Frame 1 (no input): blank canvas, image omitted
Frame 60 (no input): blank canvas, image omitted
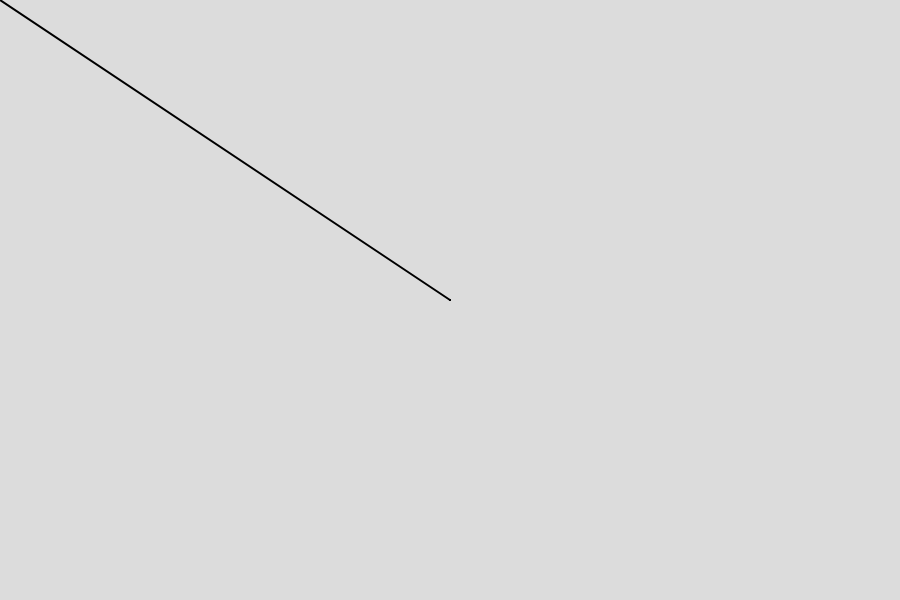
Frame 120 (the mouse pressed at the canvas centre since frame 60)

The p5.js sketch whose frames 1 and 60 were blank and that drew this single picture after the mouse press (run headless with seeded random() and noise() and a simulated clock; from frame 60 on, the mouse is pressed at the canvas centre):

// p5.js sketch
// ── sketch.js
/* drawing canvas */
let currentColor = 0;
let brushSize = 2;

function setup() {
  createCanvas(900, 600);
  background(220);
}

function draw() {
  if (keyIsPressed) {
    if (key == 'r' || key == 'R') {
      currentColor = color(255, 0, 0);
    } else if (key == 'g' || key == 'G') {
      currentColor = color(0, 255, 0);
    } else if (key == 'b' || key == 'B') {
      currentColor = color(0, 0, 255);
    }
  }

    if (keyIsDown(UP_ARROW)) {
        brushSize++;
    }
    if (keyIsDown(DOWN_ARROW) && brushSize > 1) {
        brushSize--;
    }

  if (mouseIsPressed) {
    stroke(currentColor);
    strokeWeight(brushSize);
    line(mouseX, mouseY, pmouseX, pmouseY);
  }
}

function keyPressed() {
    if (key == 'c' || key == 'C') {
        background(220);
    }
}

// ── canvas.html
<!DOCTYPE html>
<html>
<head>
  <meta charset="UTF-8">
  <title>Interactive Drawing</title>
  <script src="https://cdn.jsdelivr.net/npm/p5@1/lib/p5.js"></script>
  <script src="sketch.js"></script> </head>
<body>
</body>
</html>

// ── gem.html
<!DOCTYPE html>
<html>
<head>
  <meta charset="UTF-8">
  <title>Interactive Drawing</title>
  <script src="https://cdn.jsdelivr.net/npm/p5@1/lib/p5.js"></script>
  <script src="sketch.js"></script> </head>
<body>
</body>
</html>
